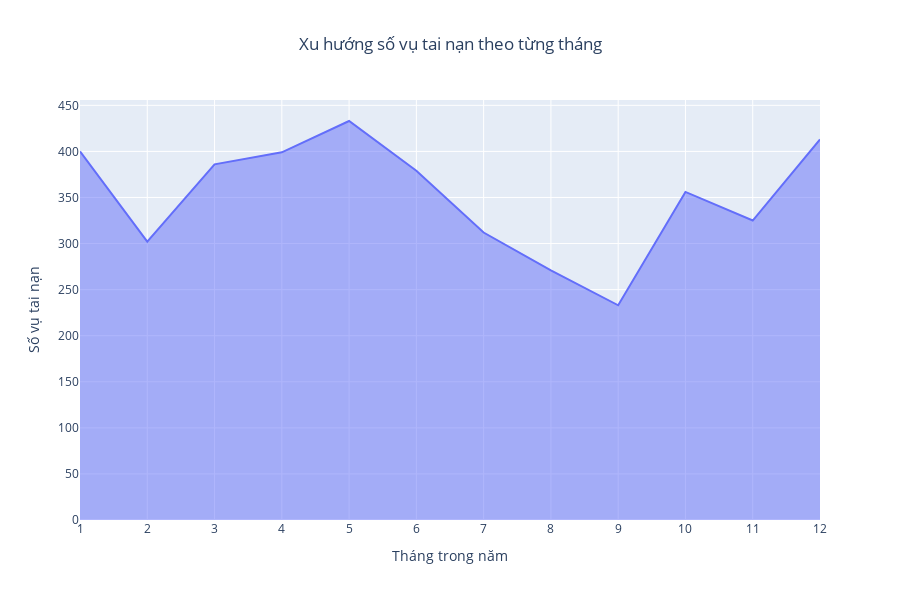

Notebook code for this chart:
### Code cell
# Chuyển đổi ngày với định dạng phù hợp
data['Ngày xảy ra tai nạn'] = pd.to_datetime(data['Ngày xảy ra tai nạn'], format='%d/%m/%Y', errors='coerce')

# Loại bỏ các giá trị không hợp lệ (NaT)
data = data.dropna(subset=['Ngày xảy ra tai nạn'])

# Trích xuất tháng từ cột 'Ngày xảy ra tai nạn'
data['Tháng'] = data['Ngày xảy ra tai nạn'].dt.month

# Đếm số vụ tai nạn theo từng tháng
monthly_accidents = data['Tháng'].value_counts().sort_index().reset_index()
monthly_accidents.columns = ['Tháng', 'Số vụ']

# Vẽ biểu đồ miền
fig = px.area(
    monthly_accidents,
    x='Tháng',
    y='Số vụ',
    title='Xu hướng số vụ tai nạn theo từng tháng',
    labels={'Tháng': 'Tháng trong năm', 'Số vụ': 'Số vụ tai nạn'},
    color_discrete_sequence=['#636EFA']  # Màu biểu đồ
)

# Tùy chỉnh hiển thị biểu đồ
fig.update_layout(
    title_x=0.5,  # Căn giữa tiêu đề
    xaxis=dict(tickmode='linear', dtick=1),  # Hiển thị đầy đủ các tháng
    xaxis_title='Tháng trong năm',
    yaxis_title='Số vụ tai nạn',
    font=dict(size=12),  # Kích thước font chữ
    width=900,  # Độ rộng biểu đồ
    height=600  # Chiều cao biểu đồ
)

# Hiển thị biểu đồ
fig.show()

### Figure 1 — Plotly figure (JSON) as saved in the notebook; plotly's stock layout.template omitted (floating-point values rounded to 4 significant figures)
{"data": [{"fillpattern": {"shape": ""}, "hovertemplate": "Tháng trong năm=%{x}<br>Số vụ tai nạn=%{y}<extra></extra>", "legendgroup": "", "line": {"color": "#636EFA"}, "marker": {"symbol": "circle"}, "mode": "lines", "name": "", "orientation": "v", "showlegend": false, "stackgroup": "1", "type": "scatter", "x": [1, 2, 3, 4, 5, 6, 7, 8, 9, 10, 11, 12], "xaxis": "x", "y": [400, 302, 386, 399, 433, 379, 312, 271, 233, 356, 325, 413], "yaxis": "y"}], "layout": {"font": {"size": 12}, "height": 600, "legend": {"tracegroupgap": 0}, "title": {"text": "Xu hướng số vụ tai nạn theo từng tháng", "x": 0.5}, "width": 900, "xaxis": {"anchor": "y", "domain": [0, 1], "dtick": 1, "tickmode": "linear", "title": {"text": "Tháng trong năm"}}, "yaxis": {"anchor": "x", "domain": [0, 1], "title": {"text": "Số vụ tai nạn"}}}}
